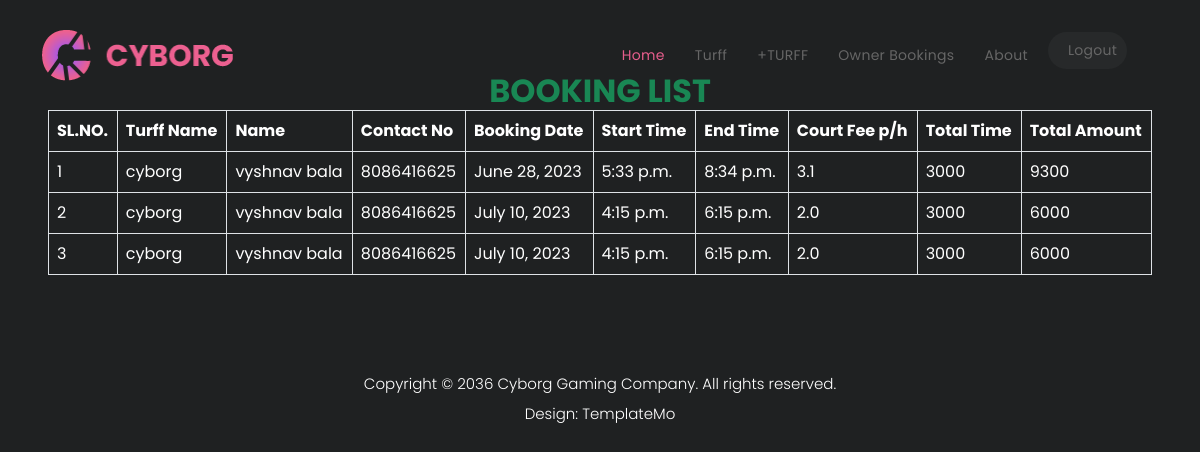
The page /ownerbook/ (signed in) on the database its author committed.
### accounts/models.py (models this page shows, shortened)
class Tbooking(models.Model):
    c_name=models.ForeignKey(
        to=User,
        on_delete=models.CASCADE
    )
    detail=models.ForeignKey(
        to=Turffdetails,
        on_delete=models.CASCADE
    )
    date=models.DateField()
    s_time=models.TimeField()
    e_time=models.TimeField()
    amount=models.BigIntegerField(default=0)
    duration=models.FloatField(default=0.0)

class Turffdetails(models.Model):
    turff_name=models.CharField(max_length=30)
    turff_address=models.TextField()
    turff_img=models.ImageField(null=True,blank=True)
    contact=models.CharField(max_length=12)
    court_fee=models.CharField(max_length=100)
    court_size=models.CharField(max_length=50)
    t_email=models.EmailField(max_length=50)
    turff_owner=models.ForeignKey(
        to=User,
        on_delete=models.CASCADE
    )

class User(AbstractUser):
    phone=models.CharField(max_length=10)

### accounts/views.py (the view)
# urls.py: path('ownerbook/',ownerbook , name="ownerbook"),
def ownerbook(req):
    context = {}
    context["bookings"] = Tbooking.objects.filter(detail__turff_owner=req.user)
    return render(req,'ownerbook.html', context)

### accounts/templates/ownerbook.html
{% extends 'basic.html' %}
{% load static %}
{% block main %}
<div class="container">
    <br>
<h2 class="text-center text-success">BOOKING LIST</h2>
<table class="table table-white text-white table-bordered">
    <tr>
        <th>SL.NO.</th>
        <th>Turff Name</th>
        <th> Name </th>
        <th>Contact No</th>
        <th>Booking Date</th>
        <th>Start Time</th>
        <th>End Time</th>
        <th>Court Fee p/h</th>
        <th>Total Time</th>
        <th>Total Amount</th>
    </tr>
    {% for booking in bookings %}
    <tr>
        <td>{{ forloop.counter }}</td>
        <td>{{ booking.detail.turff_name  }}</td>
        <td>{{ booking.c_name.first_name }} {{ booking.c_name.last_name }}</td>
        <td>{{ booking.c_name.phone  }}</td>
        <td>{{ booking.date }}</td>
        <td>{{ booking.s_time }}</td>
        <td>{{ booking.e_time }}</td>
        <td>{{ booking.duration }}</td>
        <td>{{ booking.detail.court_fee }}</td>
        <td>{{ booking.amount }}</td>
    </tr>
    {% endfor %}
</table>
</div>
{% endblock main %}

### static/css/templatemo-cyborg-gaming.css (style rules this page uses)
html, body, div, span, applet, object, iframe, h1, h2, h3, h4, h5, h6, p, blockquote, div pre, a, abbr, acronym, address, big, cite, code, del, dfn, em, font, img, ins, kbd, q, s, samp, small, strike, strong, sub, sup, tt, var, b, u, i, center, dl, dt, dd, ol, ul, li, figure, header, nav, section, article, aside, footer, figcaption { margin: 0; padding: 0; border: 0; outline: 0; }
* { box-sizing: border-box; }
html, body { font-family: 'Poppins', sans-serif; font-weight: 400; background-color: #1e1e1e; font-size: 16px; -ms-text-size-adjust: 100%; -webkit-font-smoothing: antialiased; -moz-osx-font-smoothing: grayscale; }
h1, h2, h3, h4, h5, h6 { margin-top: 0px; margin-bottom: 0px; color: #fff; font-weight: 700; }
html, body { background: #1f2122; font-family: 'Poppins', sans-serif; }
body { overflow-x: hidden; }

### rows shown on the page
Tbooking: detail.turff_name "cyborg", c_name.first_name "vyshnav", c_name.last_name "bala", c_name.phone "8086416625", date "June 28, 2023", s_time "5:33 p.m.", e_time "8:34 p.m.", duration "3.1", detail.court_fee "3000", amount "9300"
Tbooking: detail.turff_name "cyborg", c_name.first_name "vyshnav", c_name.last_name "bala", c_name.phone "8086416625", date "July 10, 2023", s_time "4:15 p.m.", e_time "6:15 p.m.", duration "2.0", detail.court_fee "3000", amount "6000"
Tbooking: detail.turff_name "cyborg", c_name.first_name "vyshnav", c_name.last_name "bala", c_name.phone "8086416625", date "July 10, 2023", s_time "4:15 p.m.", e_time "6:15 p.m.", duration "2.0", detail.court_fee "3000", amount "6000"
